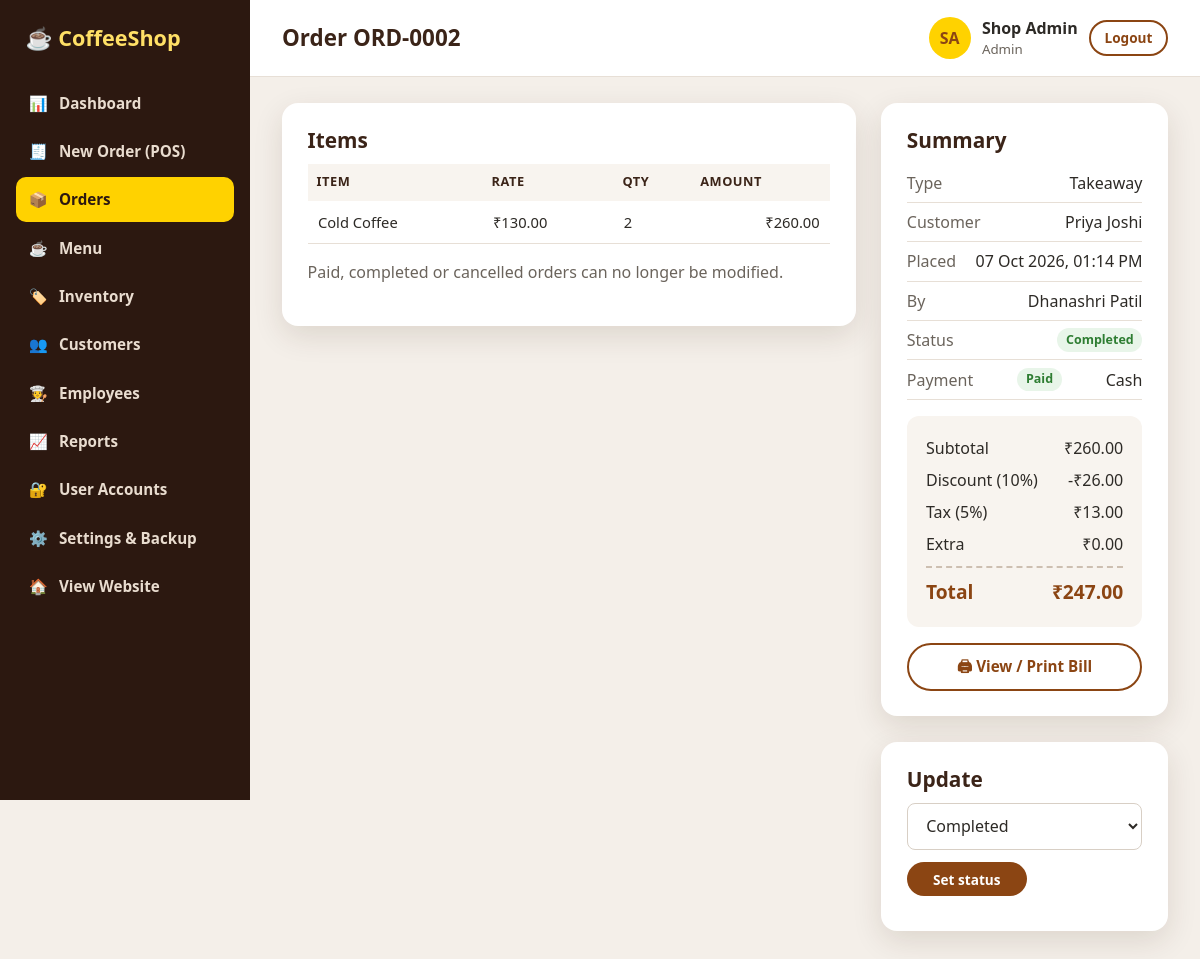
Screenshot of /admin/order_view.php?id=2 (signed in) with the database file from the repository.
### tables this page shows
CREATE TABLE users (
    id            INT AUTO_INCREMENT PRIMARY KEY,
    name          VARCHAR(100) NOT NULL,
    email         VARCHAR(150) NOT NULL UNIQUE,
    phone         VARCHAR(20),
    password_hash VARCHAR(255) NOT NULL,
    role          ENUM('admin','staff','customer') NOT NULL DEFAULT 'customer',
    is_active     TINYINT(1) NOT NULL DEFAULT 1,
    created_at    DATETIME NOT NULL DEFAULT CURRENT_TIMESTAMP
);

CREATE TABLE order_items (
    id           INT AUTO_INCREMENT PRIMARY KEY,
    order_id     INT NOT NULL,
    menu_item_id INT NULL,
    item_name    VARCHAR(100) NOT NULL,
    unit_price   DECIMAL(10,2) NOT NULL,
    quantity     INT NOT NULL,
    line_total   DECIMAL(10,2) NOT NULL,
    FOREIGN KEY (order_id) REFERENCES orders(id) ON DELETE CASCADE,
    FOREIGN KEY (menu_item_id) REFERENCES menu_items(id) ON DELETE SET NULL
);

CREATE TABLE orders (
    id               INT AUTO_INCREMENT PRIMARY KEY,
    order_no         VARCHAR(30) UNIQUE,
    customer_id      INT NULL,
    order_type       ENUM('dine_in','takeaway','online') NOT NULL DEFAULT 'dine_in',
    table_no         VARCHAR(10),
    status           ENUM('pending','preparing','ready','completed','cancelled') NOT NULL DEFAULT 'pending',
    subtotal         DECIMAL(10,2) NOT NULL DEFAULT 0,
    tax_rate         DECIMAL(5,2) NOT NULL DEFAULT 0,
    tax_amount       DECIMAL(10,2) NOT NULL DEFAULT 0,
    discount_percent DECIMAL(5,2) NOT NULL DEFAULT 0,
    discount_amount  DECIMAL(10,2) NOT NULL DEFAULT 0,
    extra_charges    DECIMAL(10,2) NOT NULL DEFAULT 0,
    total            DECIMAL(10,2) NOT NULL DEFAULT 0,
    payment_method   ENUM('cash','card','upi') NULL,
    payment_status   ENUM('unpaid','paid','refunded') NOT NULL DEFAULT 'unpaid',
    notes            VARCHAR(255),
    rating           TINYINT NULL,
    created_by       INT NULL,
    created_at       DATETIME NOT NULL DEFAULT CURRENT_TIMESTAMP,
    updated_at       DATETIME NOT NULL DEFAULT CURRENT_TIMESTAMP ON UPDATE CURRENT_TIMESTAMP,
    FOREIGN KEY (customer_id) REFERENCES customers(id) ON DELETE SET NULL,
    FOREIGN KEY (created_by) REFERENCES users(id) ON DELETE SET NULL,
    INDEX idx_created (created_at),
    INDEX idx_status (status)
);

CREATE TABLE customers (
    id             INT AUTO_INCREMENT PRIMARY KEY,
    user_id        INT NULL UNIQUE,
    name           VARCHAR(100) NOT NULL,
    phone          VARCHAR(20),
    email          VARCHAR(150),
    loyalty_points INT NOT NULL DEFAULT 0,
    created_at     DATETIME NOT NULL DEFAULT CURRENT_TIMESTAMP,
    FOREIGN KEY (user_id) REFERENCES users(id) ON DELETE SET NULL
);

### includes/orders.php (called while the page is built, shortened)
<?php
function get_order(int $id): ?array
{
    $stmt = db()->prepare('SELECT o.*, c.name AS customer_name, c.phone AS customer_phone, c.user_id AS customer_user_id,
                                  u.name AS created_by_name
                           FROM orders o
                           LEFT JOIN customers c ON c.id = o.customer_id
                           LEFT JOIN users u ON u.id = o.created_by
                           WHERE o.id = ?');
    $stmt->execute([$id]);
    $order = $stmt->fetch();
    $stmt = db()->prepare('SELECT * FROM order_items WHERE order_id = ?');
    $stmt->execute([$id]);
    $order['items'] = $stmt->fetchAll();
    return $order;
}

### admin/order_view.php (the view, shortened to what this page needs)
<?php
require_once __DIR__ . '/../includes/bootstrap.php';
require_once __DIR__ . '/../includes/layout.php';
require_once __DIR__ . '/../includes/orders.php';
$user = require_role('admin', 'staff');
$id = (int) ($_GET['id'] ?? 0);
$order = get_order($id);
$editable = $order['payment_status'] === 'unpaid' && !in_array($order['status'], ['completed', 'cancelled'], true);
$menu = $editable ? db()->query('SELECT id, name, price FROM menu_items WHERE is_available = 1 ORDER BY name')->fetchAll() : [];
admin_start('Order ' . $order['order_no'], 'orders');
?>
<div class="two-col wide-left">
    <section class="panel">
        <h2>Items</h2>
        <?php if ($editable): ?>
            <form method="post" class="form-stack">
                <?= csrf_field() ?>
                <input type="hidden" name="action" value="modify">
                <div class="table-wrap">
                    <table class="table">
                        <thead><tr><th>Item</th><th>Rate</th><th>Qty (0 = remove)</th><th class="right">Amount</th></tr></thead>
                        <tbody>
                        <?php foreach ($order['items'] as $it): ?>
                            <tr><td><?= e($it['item_name']) ?></td><td><?= e(money($it['unit_price'])) ?></td>
                                <td><input class="qty-input" type="number" min="0" max="100" name="qty[<?= (int) $it['menu_item_id'] ?>]" value="<?= (int) $it['quantity'] ?>"></td>
                                <td class="right"><?= e(money($it['line_total'])) ?></td></tr>
                        <?php endforeach; ?>
                        </tbody>
                    </table>
                </div>
                <div class="form-row">
                    <label>Add item
                        <select name="add_item">
                            <option value="">—</option>
                            <?php foreach ($menu as $m): ?><option value="<?= (int) $m['id'] ?>"><?= e($m['name']) ?> (<?= e(money($m['price'])) ?>)</option><?php endforeach; ?>
                        </select>
                    </label>
                    <label>Qty <input type="number" name="add_qty" min="1" max="100" value="1"></label>
                </div>
                <div class="form-row">
                    <label>Discount % <input type="number" name="discount_percent" min="0" max="100" step="0.5" value="<?= e(+$order['discount_percent']) ?>"></label>
                    <label>Extra charges <input type="number" name="extra_charges" min="0" step="1" value="<?= e(+$order['extra_charges']) ?>"></label>
                    <?php if ($order['order_type'] === 'dine_in'): ?>
                        <label>Table <input type="text" name="table_no" maxlength="10" value="<?= e($order['table_no']) ?>"></label>
                    <?php endif; ?>
                </div>
                <label>Notes <input type="text" name="notes" maxlength="255" value="<?= e($order['notes']) ?>"></label>
                <button class="btn btn-brown">Save changes & recalculate bill</button>
            </form>
        <?php else: ?>
            <div class="table-wrap">
                <table class="table">
                    <thead><tr><th>Item</th><th>Rate</th><th>Qty</th><th class="right">Amount</th></tr></thead>
                    <tbody>
                    <?php foreach ($order['items'] as $it): ?>
                        <tr><td><?= e($it['item_name']) ?></td><td><?= e(money($it['unit_price'])) ?></td><td><?= (int) $it['quantity'] ?></td><td class="right"><?= e(money($it['line_total'])) ?></td></tr>
                    <?php endforeach; ?>
                    </tbody>
                </table>
            </div>
            <p class="muted">Paid, completed or cancelled orders can no longer be modified.</p>
        <?php endif; ?>
    </section>
    <div>
        <section class="panel">
            <h2>Summary</h2>
            <ul class="kv">
                <li><span>Type</span><?= e(ORDER_TYPES[$order['order_type']]) ?><?= $order['table_no'] ? ' · Table ' . e($order['table_no']) : '' ?></li>
                <li><span>Customer</span><?= e($order['customer_name'] ?? 'Walk-in') ?></li>
                <li><span>Placed</span><?= e(date('d M Y, h:i A', strtotime($order['created_at']))) ?></li>
                <li><span>By</span><?= e($order['created_by_name'] ?? '—') ?></li>
                <li><span>Status</span><?= status_badge($order['status']) ?></li>
                <li><span>Payment</span><?= status_badge($order['payment_status']) ?> <?= $order['payment_method'] ? e(PAYMENT_METHODS[$order['payment_method']]) : '' ?></li>
            </ul>
            <div class="bill-box">
                <div><span>Subtotal</span><span><?= e(money($order['subtotal'])) ?></span></div>
                <div><span>Discount (<?= e(+$order['discount_percent']) ?>%)</span><span>-<?= e(money($order['discount_amount'])) ?></span></div>
                <div><span>Tax (<?= e(+$order['tax_rate']) ?>%)</span><span><?= e(money($order['tax_amount'])) ?></span></div>
                <div><span>Extra</span><span><?= e(money($order['extra_charges'])) ?></span></div>
                <div class="bill-total"><span>Total</span><span><?= e(money($order['total'])) ?></span></div>
            </div>
            <a class="btn btn-outline btn-block" href="<?= e(base_url('receipt.php?id=' . $id)) ?>">🖨 View / Print Bill</a>
        </section>
        <?php if ($order['status'] !== 'cancelled'): ?>
            <section class="panel">
                <h2>Update</h2>
                <form method="post" class="form-row">
                    <select name="status">
                        <?php foreach (ORDER_STATUSES as $s): ?><option value="<?= e($s) ?>" <?= $order['status'] === $s ? 'selected' : '' ?>><?= e(ucfirst($s)) ?></option><?php endforeach; ?>
                    </select>
                    <button class="btn btn-brown btn-sm" data-confirm-select="cancelled" data-confirm="Cancel this order and return stock?">Set status</button>
                </form>
            </section>
        <?php endif; ?>
    </div>
</div>
<?php
admin_end();

### includes/layout.php (shortened to what this page needs)
<?php
function page_head(string $title, string $bodyClass = ''): void
{
    ?><!DOCTYPE html>
<html lang="en">
<head>
    <title><?= e($title) ?> | <?= e(setting('shop_name', 'Coffee Shop')) ?></title>
    <link rel="stylesheet" href="<?= e(base_url('assets/css/style.css')) ?>">
</head>
<body class="<?= e($bodyClass) ?>">
<?php
}
function page_end(): void
{
    ?>
</body>
</html>
<?php
}
    ?>
<?php
function admin_start(string $title, string $active): void
{
    $user = current_user();
    $menu = [
        'dashboard' => ['📊', 'Dashboard', 'admin/index.php', false],
        'pos'       => ['🧾', 'New Order (POS)', 'admin/pos.php', false],
        'orders'    => ['📦', 'Orders', 'admin/orders.php', false],
        'menu'      => ['☕', 'Menu', 'admin/menu.php', true],
        'inventory' => ['🏷️', 'Inventory', 'admin/inventory.php', false],
        'customers' => ['👥', 'Customers', 'admin/customers.php', false],
        'employees' => ['🧑‍🍳', 'Employees', 'admin/employees.php', true],
        'reports'   => ['📈', 'Reports', 'admin/reports.php', true],
        'users'     => ['🔐', 'User Accounts', 'admin/users.php', true],
        'settings'  => ['⚙️', 'Settings & Backup', 'admin/settings.php', true],
    ];
    page_head($title, 'admin-body');
    ?>
<div class="admin-layout">
    <aside class="sidebar" id="sidebar">
        <a class="logo-flat" href="<?= e(base_url('admin/index.php')) ?>">☕ CoffeeShop</a>
        <nav>
            <?php foreach ($menu as $key => [$icon, $label, $href, $adminOnly]):
                if ($adminOnly && $user['role'] !== 'admin') continue; ?>
                <a href="<?= e(base_url($href)) ?>" class="<?= $key === $active ? 'active' : '' ?>"><span><?= $icon ?></span><?= e($label) ?></a>
            <?php endforeach; ?>
            <a href="<?= e(base_url('index.php')) ?>"><span>🏠</span>View Website</a>
        </nav>
    </aside>
    <div class="admin-main">
        <header class="admin-topbar">
            <h1><?= e($title) ?></h1>
            <div class="topbar-user">
                <span class="avatar"><?= e(initials($user['name'])) ?></span>
                <div><strong><?= e($user['name']) ?></strong><small><?= e(ucfirst($user['role'])) ?></small></div>
                <a class="btn btn-outline btn-sm" href="<?= e(base_url('logout.php')) ?>">Logout</a>
            </div>
        </header>
        <main class="admin-content">
<?php
}
function admin_end(): void
{
    ?>
        </main>
    </div>
</div>
<?php
    page_end();
}

### includes/bootstrap.php (shortened to what this page needs)
<?php
function db(): PDO
{
    static $pdo = null;
    if ($pdo === null) {
        $dsn = 'mysql:host=' . DB_HOST . ';port=' . DB_PORT . ';dbname=' . DB_NAME . ';charset=utf8mb4';
        try {
            $pdo = new PDO($dsn, DB_USER, DB_PASS, [
                PDO::ATTR_ERRMODE            => PDO::ERRMODE_EXCEPTION,
                PDO::ATTR_DEFAULT_FETCH_MODE => PDO::FETCH_ASSOC,
                PDO::ATTR_EMULATE_PREPARES   => false,
            ]);
            $pdo->exec("SET time_zone = '" . date('P') . "'");
        } catch (PDOException $e) {
            http_response_code(500);
            exit('<h2>Database connection failed</h2><p>Check config/config.php and make sure the '
                . 'database/coffeeshop.sql file has been imported.</p>');
        }
    }
    return $pdo;
}
function base_url(string $path = ''): string
{
    static $base = null;
    if ($base === null) {
        $root = str_replace('\\', '/', realpath(__DIR__ . '/..'));
        $doc  = str_replace('\\', '/', realpath($_SERVER['DOCUMENT_ROOT'] ?? '') ?: '');
        $base = ($doc !== '' && str_starts_with($root, $doc)) ? substr($root, strlen($doc)) : '';
        $base = rtrim($base, '/');
    }
    return $base . '/' . ltrim($path, '/');
}
function e($value): string
{
    return htmlspecialchars((string) $value, ENT_QUOTES, 'UTF-8');
}
function setting(string $name, string $default = ''): string
{
    static $cache = null;
    if ($cache === null) {
        $cache = db()->query('SELECT name, value FROM settings')->fetchAll(PDO::FETCH_KEY_PAIR);
    }
    return $cache[$name] ?? $default;
}
function money($amount): string
{
    return setting('currency', '₹') . number_format((float) $amount, 2);
}
function current_user(): ?array
{
    static $user = false;
    if ($user === false) {
        $user = null;
        if (!empty($_SESSION['user_id'])) {
            $stmt = db()->prepare('SELECT id, name, email, phone, role FROM users WHERE id = ? AND is_active = 1');
            $stmt->execute([$_SESSION['user_id']]);
            $user = $stmt->fetch() ?: null;
        }
    }
    return $user;
}
function require_login(): array
{
    $user = current_user();
    return $user;
}
function require_role(string ...$roles): array
{
    $user = require_login();
    return $user;
}
function initials(string $name): string
{
    $parts = preg_split('/\s+/', trim($name));
    $out = mb_substr($parts[0] ?? '', 0, 1) . (count($parts) > 1 ? mb_substr(end($parts), 0, 1) : mb_substr($parts[0] ?? '', 1, 1));
    return mb_strtoupper($out);
}
function status_badge(string $status): string
{
    return '<span class="badge badge-' . e($status) . '">' . e(ucwords(str_replace('_', ' ', $status))) . '</span>';
}

### rows the page displays
users: name "SA", name "Shop Admin", role "Admin"
order_items: item_name "Cold Coffee", unit_price "₹130.00", quantity "2", line_total "₹260.00"
orders: order_type "Takeaway", customer.name "Priya Joshi", created_at "07 Oct 2026, 01:14 PM", created_by.name "Dhanashri Patil", status "Completed Paid", payment_method "Cash", subtotal "₹260.00", discount_percent "10", discount_amount "₹26.00", tax_rate "5", tax_amount "₹13.00", extra_charges "₹0.00", total "₹247.00", status "Completed"

### other values shown
$icon "📊"
$label "Dashboard"
$icon "🧾"
$label "New Order (POS)"
$icon "📦"
$label "Orders"
$icon "☕"
$label "Menu"
$icon "🏷️"
$label "Inventory"
$icon "👥"
$label "Customers"
$icon "🧑‍🍳"
$label "Employees"
$icon "📈"
